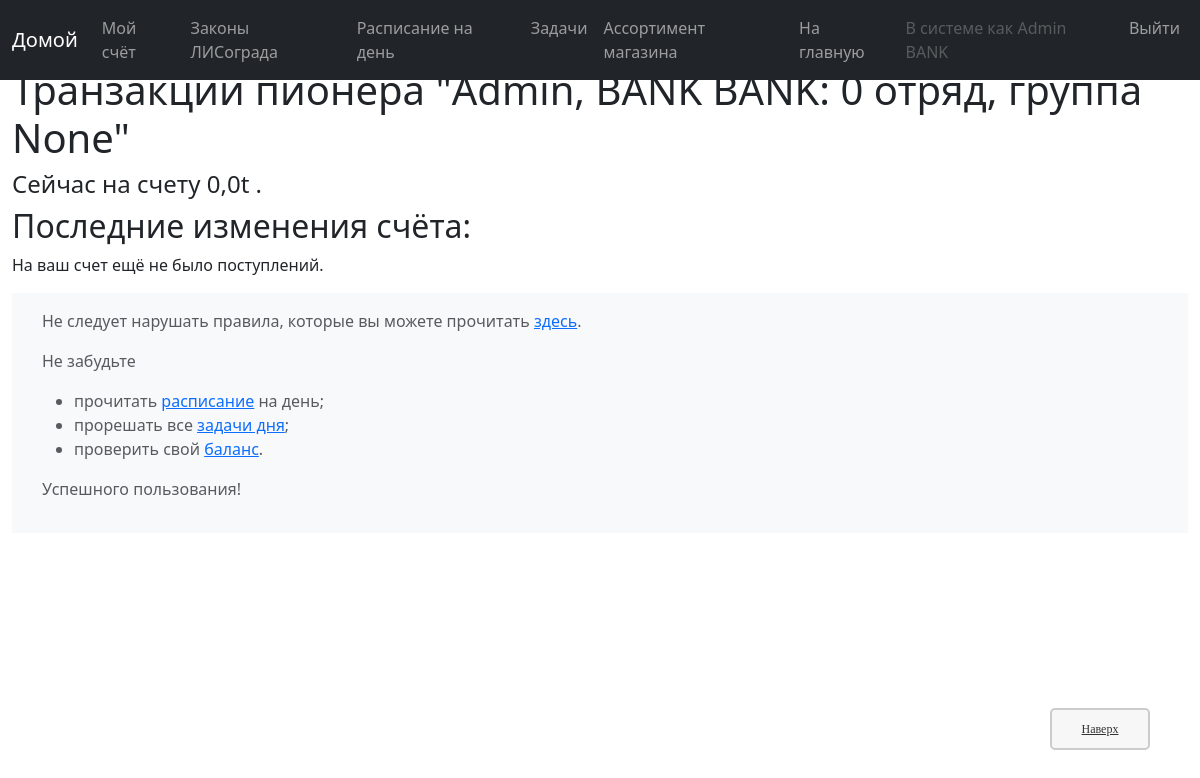
/bank/transactions/1aabc19f65df490ea651902ca5da0bf1/ (signed in), run on an earlier commit of the app's database.
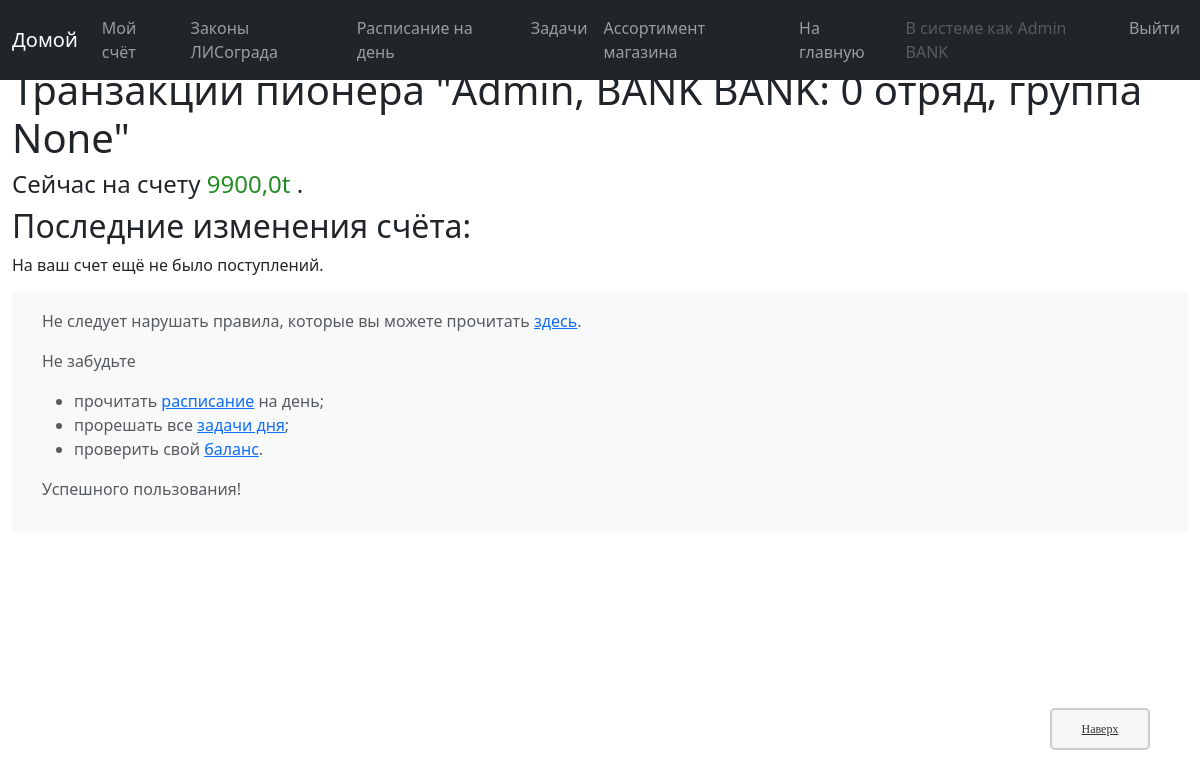
And on a later commit of the database.
### bank/models.py (models this page shows, shortened)
class account(models.Model):
    user = models.OneToOneField(User, on_delete=models.CASCADE, verbose_name=gc('account, fields, user, verbose_name'))
    balance = models.FloatField(default=0, verbose_name=gc('account, fields, balance, verbose_name'))
    id = models.UUIDField(primary_key=True, default=uuid.uuid4, help_text=gc('account, fields, id, help_text'))#, editable=False)
    first_name = models.CharField(max_length=40, default=gc('account, fields, first_name, default'),
                                  verbose_name=gc('account, fields, first_name, verbose_name'))   #   Имя
    middle_name = models.CharField(max_length=40, default=gc('account, fields, middle_name, default'),
                                   verbose_name=gc('account, fields, middle_name, verbose_name')) #   Отчество
    last_name = models.CharField(max_length=40, default=gc('account, fields, last_name, default'),
                                 verbose_name=gc('account, fields, last_name, verbose_name'))     #   Фамилия
    user_group = models.CharField(max_length=40, choices=EXISTING_GROUPS, default='None',
                                  help_text=gc('account, fields, user_group, help_text'),
                                  verbose_name=gc('account, fields, user_group, verbose_name'))
    party = models.IntegerField(default=0, verbose_name=gc('account, fields, party, verbose_name'))
    theme_self = models.CharField(max_length=50, choices=EXISTING_THEMES, default='default',
                                  help_text=gc('account, fields, theme_self, help_text'),
                                  verbose_name=gc('account, fields, theme_self, verbose_name'))
    account_status = models.CharField(max_length=100, default='', blank=True,
                                      verbose_name=gc('account, fields, account_status, verbose_name'))
    class Meta:
        ordering = ["party", "last_name"]
        permissions = PERMISSIONS
    def info(self) -> str:
        return f'{self.last_name}, {self.first_name} {self.middle_name}: {self.party} {gc("account, methods, info")} {self.user_group}'
    def short_name(self) -> str:
        return f'{self.last_name} {self.first_name}'

### bank/views/view_info.py (the view)
# urls.py: re_path(r'^transactions/(?P<pk>[-\w]+)/$', view_info.all_accounts_detail_view, name='account-detail'),
@permission_required('bank.staff_')
def all_accounts_detail_view(request, pk):
    account_ = get_object_or_404(account, id=pk)
    object_list = [i for i in transaction.objects.filter(receiver=account_)]
    for i in transaction.objects.filter(creator=account_):
        object_list.append(i)
    paginator1 = Paginator(object_list, 25)
    page1 = request.GET.get('page1')
    try:
        items1 = paginator1.page(page1)
    except PageNotAnInteger:
        items1 = paginator1.page(1)
    except EmptyPage:
        items1 = paginator1.page(paginator1.num_pages)
    return render(
        request,
        'bank/info_view/transactions_detail.html',
        context={
            'account': account_,
            'object_list': items1,
        }
    )

### templates/bank/info_view/transactions_detail.html
{% extends "bank/base_generic.html" %}
{% block content %}
    <h1>Транзакции пионера "{{ account.info }}"</h1>
    <h4>Сейчас на счету
        {% if account.balance > 0 %}
            <span class="green">{{account.balance}}t</span>
        {% elif account.balance == 0 %}
            {{account.balance}}t
        {% else %}
            <span class="red">{{account.balance}}t</span>
        {% endif %}
    .</h4>
    <h2>Последние изменения счёта:</h2>
    {% if object_list %}
    <table class="table table-striped table-hover table-bordered" cellpadding=30px>
        <thead>
            <tr>
                <th score="col">Дата</th>
                <th score="col">Изменение счёта</th>
                <th score="col">Тип изменения</th>
                <th score="col">Комментарий</th>
                <th score="col">Создатель</th>
            </tr>
        </thead>
        <tbody>
            {% for element in object_list %}
            <tr>
                <td>{{ element.date }}</td>
                <td>
                    {% if '-' in element.sign %}
                        {% if element.receiver == account %}
                        <span class="red">-{{ element.get_sum }}</span>
                        {% else %}
                        <span class="green">+{{ element.get_sum }}</span>
                        {% endif %}
                    {% else %}
                        {% if element.receiver == account %}
                        <span class="green">+{{ element.get_sum }}</span>
                        {% else %}
                        <span class="red">-{{ element.get_sum }}</span>
                        {% endif %}
                    {% endif %}
                </td>
                <td>{{ element.get_type_of }}</td>
                <td><pre class="text-break multiple-text">{{ element.comment }}</pre></td>
                <td>{{ element.history }}</td>
            </tr>
            {% endfor %}
        </tbody>
    </table>
    {% else %}
      <p>На ваш счет ещё не было поступлений.</p>
    {% endif %}
{% endblock %}

What changed in the data, as far as the page shows it:
changed account "Admin, BANK BANK: 0 отряд, группа None": balance "0,0" → "9900,0"
